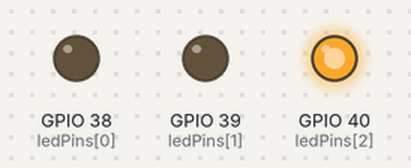
This sketch was run on a simulated ESP32. Parts: output pins drawn as LEDs (lit = HIGH).

Above: at 0.05 s.
At 0.65 s:
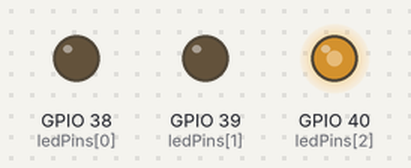
At 1.3 s:
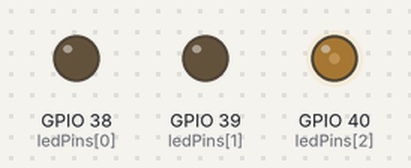
At 2.55 s:
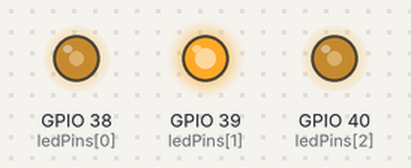
At 3.8 s:
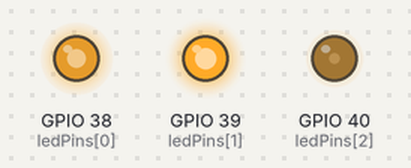
At 5.1 s:
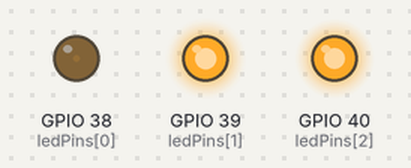
Timing chart, 0 to 6.7 s (numbered marks = the images above):
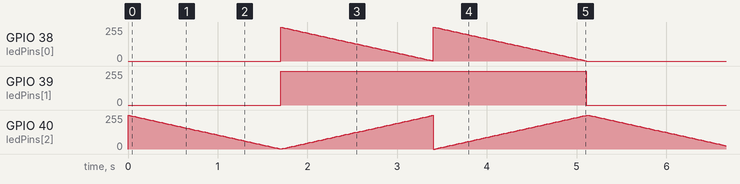

The sketch:

sketch_5_rgb_gradient.ino
```cpp
const byte ledPins[] = {38, 39, 40};
const byte chns[] = {0, 1, 2};


void setup() {
  // put your setup code here, to run once:
  for (int i = 0; i < 3; i++) {
  ledcSetup(chns[i], 1000, 8);
  ledcAttachPin(ledPins[i], chns[i]);
  }
}

void loop() {
  // put your main code here, to run repeatedly:
  for (int i = 0; i < 256; i++) {
    setColour(wheel(i));
    delay(20);
  }
}

void setColour(long rgb) {
  ledcWrite(chns[0], 255 - (rgb >> 16) & 0xFF);
  ledcWrite(chns[1], 255 - (rgb >> 8) & 0xFF);
  ledcWrite(chns[2], 255 - (rgb >> 0) & 0xFF);
}

long wheel(int pos) {
  long WheelPos = pos % 0xff;
  if (WheelPos < 85) {
    WheelPos -= 85;
    return (((255 - WheelPos * 3) << 8) | (WheelPos * 3));
  } else {
    WheelPos -= 170;
    return ((WheelPos * 3) << 16 | (255 - WheelPos * 3));
  }
}
```

Measured:
- by itself, GPIO 38 (ledPins[0]): moves between 0/255 and 255/255, repeating every 5.1 s
- by itself, GPIO 39 (ledPins[1]): repeats every 5.1 s: 255/255 1.7 s, 0/255 1.7 s, 253/255 1.7 s
- by itself, GPIO 40 (ledPins[2]): moves between 0/255 and 253/255, repeating every 5.1 s
